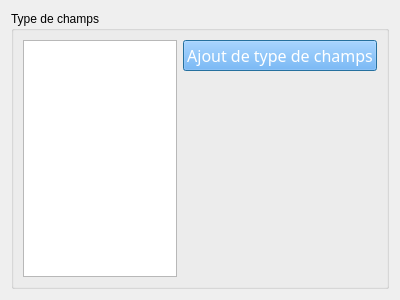
<?xml version="1.0" encoding="UTF-8"?>
<ui version="4.0">
 <class>Dialog</class>
 <widget class="QDialog" name="Dialog">
  <property name="geometry">
   <rect>
    <x>0</x>
    <y>0</y>
    <width>400</width>
    <height>300</height>
   </rect>
  </property>
  <property name="windowTitle">
   <string>Gestion type champs</string>
  </property>
  <layout class="QHBoxLayout" name="horizontalLayout_2">
   <item>
    <widget class="QGroupBox" name="groupBox">
     <property name="title">
      <string>Type de champs</string>
     </property>
     <layout class="QHBoxLayout" name="horizontalLayout">
      <item>
       <widget class="QTableWidget" name="table_widget_type_champs"/>
      </item>
      <item>
       <layout class="QVBoxLayout" name="verticalLayout">
        <item>
         <widget class="QPushButton" name="btn_add_type_champs">
          <property name="font">
           <font>
            <family>Papyrus</family>
            <pointsize>12</pointsize>
           </font>
          </property>
          <property name="styleSheet">
           <string notr="true">background-color: rgb(85, 170, 255);
color: rgb(255, 255, 255);</string>
          </property>
          <property name="text">
           <string>Ajout de type de champs</string>
          </property>
         </widget>
        </item>
        <item>
         <spacer name="verticalSpacer">
          <property name="orientation">
           <enum>Qt::Vertical</enum>
          </property>
          <property name="sizeHint" stdset="0">
           <size>
            <width>20</width>
            <height>40</height>
           </size>
          </property>
         </spacer>
        </item>
       </layout>
      </item>
     </layout>
    </widget>
   </item>
  </layout>
 </widget>
 <resources/>
 <connections/>
</ui>
